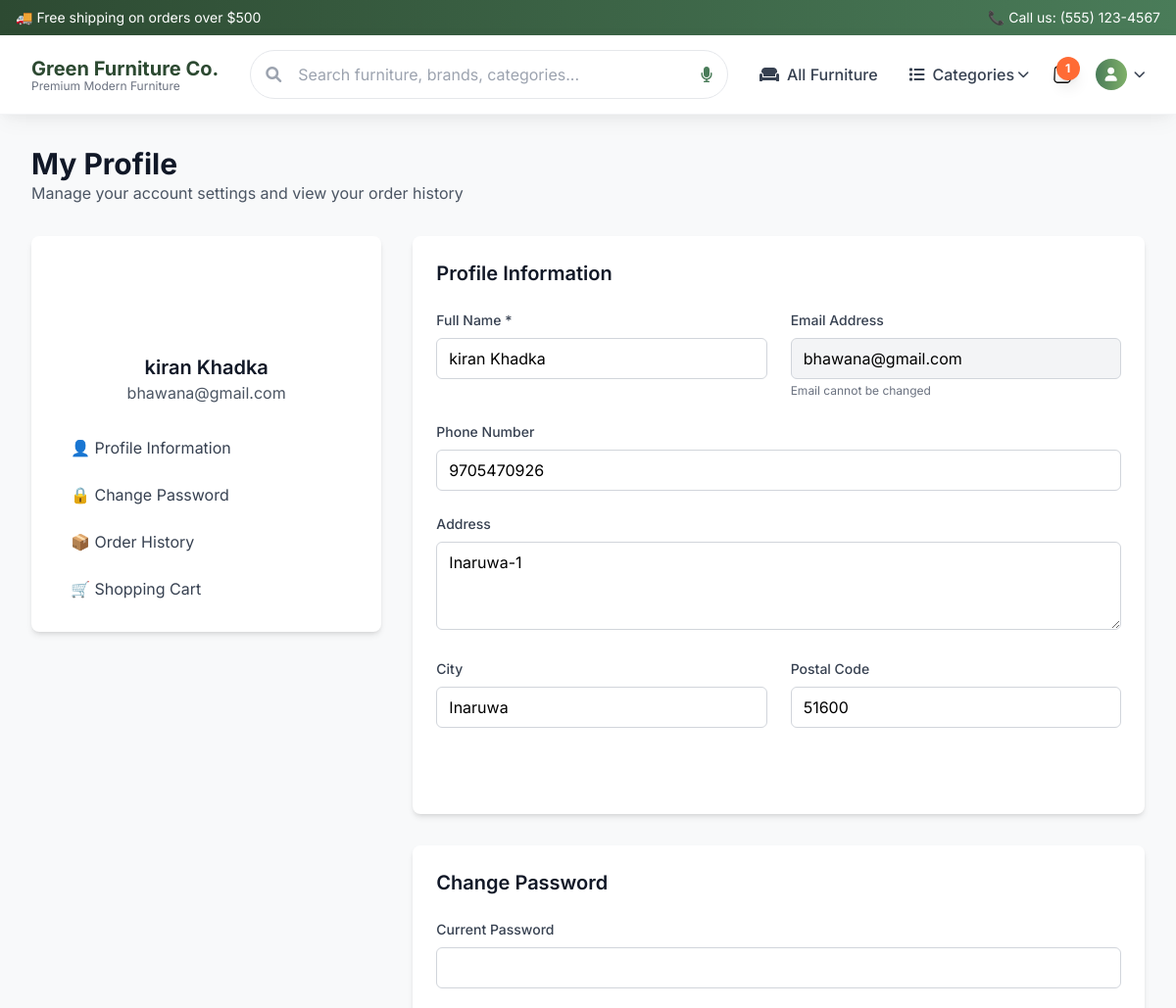
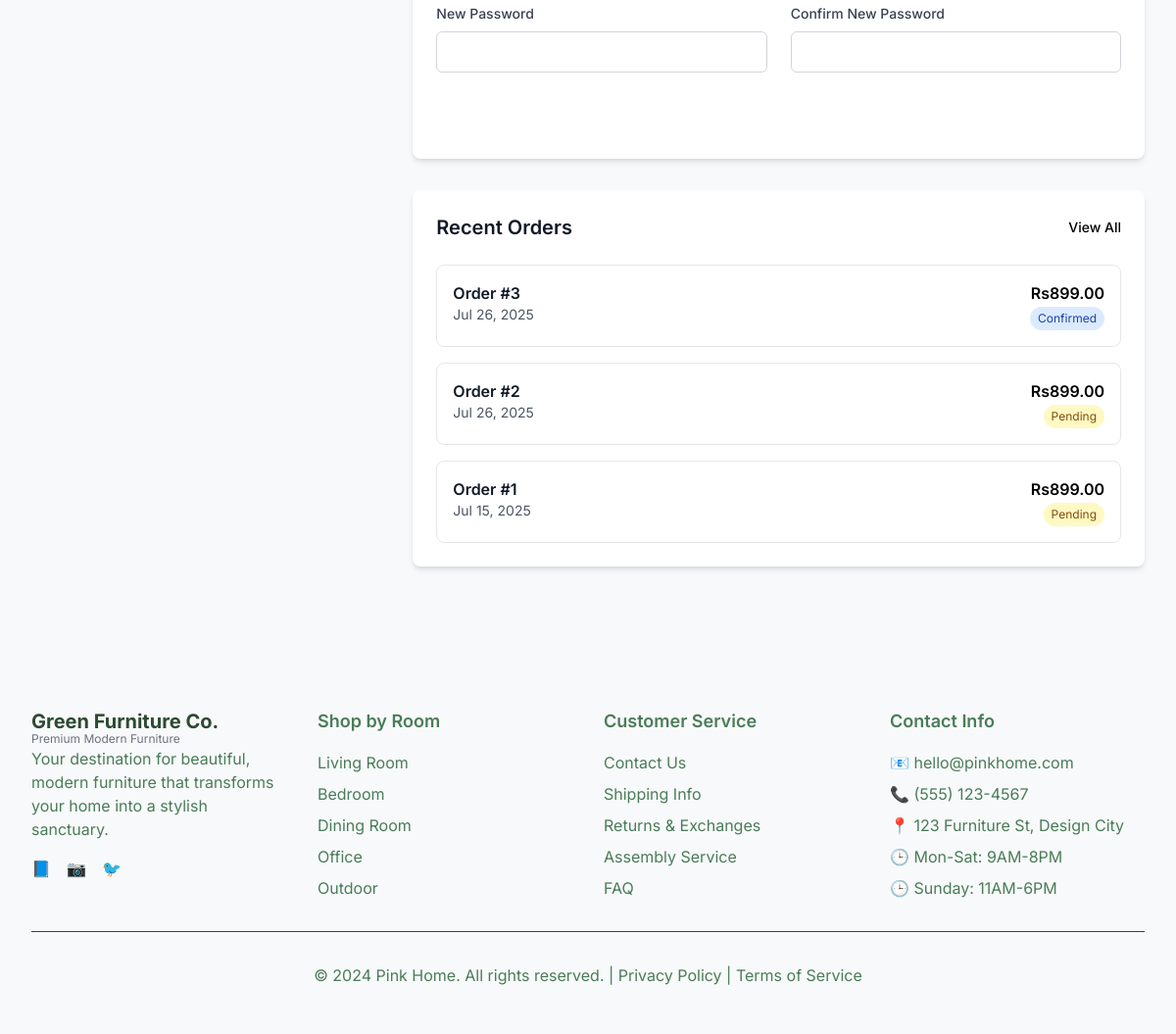
The app's page /profile.php (signed in) with its own data (2 pictures, top to bottom).
### tables this page shows
CREATE TABLE `users` (
  `id` int(11) NOT NULL,
  `full_name` varchar(100) NOT NULL,
  `email` varchar(100) NOT NULL,
  `password` varchar(255) NOT NULL,
  `phone` varchar(20) DEFAULT NULL,
  `address` text DEFAULT NULL,
  `city` varchar(50) DEFAULT NULL,
  `postal_code` varchar(10) DEFAULT NULL,
  `is_admin` tinyint(1) DEFAULT 0,
  `created_at` timestamp NOT NULL DEFAULT current_timestamp()
);

CREATE TABLE `orders` (
  `id` int(11) NOT NULL,
  `user_id` int(11) DEFAULT NULL,
  `total_amount` decimal(10,2) NOT NULL,
  `delivery_fee` decimal(10,2) DEFAULT 0.00,
  `status` enum('pending','confirmed','shipped','delivered','cancelled') DEFAULT 'pending',
  `delivery_address` text DEFAULT NULL,
  `delivery_date` date DEFAULT NULL,
  `created_at` timestamp NOT NULL DEFAULT current_timestamp()
);

### include/session.php (called while the page is built, shortened)
<?php
require_once __DIR__ . '/db.php';
function getCurrentUser() {
    $conn = getConnection();
    $stmt = $conn->prepare("SELECT * FROM users WHERE id = ?");
    $stmt->execute([$_SESSION['user_id']]);
    return $stmt->fetch();
}
?>

### include/db.php (called while the page is built, shortened)
<?php
function formatPrice($price) {
    return 'Rs' . number_format($price, 2);
}
?>

### profile.php (the view, shortened to what this page needs)
<?php
require_once 'include/session.php';
require_once 'include/header.php';
$user = getCurrentUser();
$conn = getConnection();
$stmt = $conn->prepare("SELECT * FROM orders WHERE user_id = ? ORDER BY created_at DESC LIMIT 5");
$stmt->execute([getCurrentUserId()]);
$recent_orders = $stmt->fetchAll();
?>
<div class="max-w-7xl mx-auto px-4 sm:px-6 lg:px-8 py-8">
    <div class="mb-8">
        <h1 class="text-3xl font-bold text-gray-900">My Profile</h1>
        <p class="text-gray-600">Manage your account settings and view your order history</p>
    </div>
    <div class="grid grid-cols-1 lg:grid-cols-3 gap-8">
        <div class="lg:col-span-1">
            <div class="bg-white rounded-lg shadow-md p-6">
                <div class="text-center mb-6">
                    <div class="w-20 h-20 bg-pink-primary rounded-full flex items-center justify-center mx-auto mb-4">
                        <span class="text-2xl text-white"><?php echo strtoupper(substr($user['full_name'], 0, 1)); ?></span>
                    </div>
                    <h2 class="text-xl font-semibold text-gray-900"><?php echo htmlspecialchars($user['full_name']); ?></h2>
                    <p class="text-gray-600"><?php echo htmlspecialchars($user['email']); ?></p>
                </div>
                <nav class="space-y-2">
                    <a href="#profile-info" class="block px-4 py-2 text-gray-700 hover:bg-pink-light rounded-md transition-colors">
                        👤 Profile Information
                    </a>
                    <a href="#change-password" class="block px-4 py-2 text-gray-700 hover:bg-pink-light rounded-md transition-colors">
                        🔒 Change Password
                    </a>
                    <a href="orders.php" class="block px-4 py-2 text-gray-700 hover:bg-pink-light rounded-md transition-colors">
                        📦 Order History
                    </a>
                    <a href="cart.php" class="block px-4 py-2 text-gray-700 hover:bg-pink-light rounded-md transition-colors">
                        🛒 Shopping Cart
                    </a>
                </nav>
            </div>
        </div>
        <div class="lg:col-span-2 space-y-8">
            <div id="profile-info" class="bg-white rounded-lg shadow-md p-6">
                <h2 class="text-xl font-semibold text-gray-900 mb-6">Profile Information</h2>
                <form method="POST" class="space-y-6">
                    <div class="grid grid-cols-1 md:grid-cols-2 gap-6">
                        <div>
                            <label class="block text-sm font-medium text-gray-700 mb-2">Full Name *</label>
                            <input type="text" name="full_name" required
                                   value="<?php echo htmlspecialchars($user['full_name']); ?>"
                                   class="w-full px-3 py-2 border border-gray-300 rounded-md focus:outline-none focus:ring-2 focus:ring-pink-primary">
                        </div>
                        <div>
                            <label class="block text-sm font-medium text-gray-700 mb-2">Email Address</label>
                            <input type="email" value="<?php echo htmlspecialchars($user['email']); ?>"
                                   class="w-full px-3 py-2 border border-gray-300 rounded-md bg-gray-100" readonly>
                            <p class="text-xs text-gray-500 mt-1">Email cannot be changed</p>
                        </div>
                    </div>
                    <div>
                        <label class="block text-sm font-medium text-gray-700 mb-2">Phone Number</label>
                        <input type="tel" name="phone"
                               value="<?php echo htmlspecialchars($user['phone'] ?? ''); ?>"
                               class="w-full px-3 py-2 border border-gray-300 rounded-md focus:outline-none focus:ring-2 focus:ring-pink-primary">
                    </div>
                    <div>
                        <label class="block text-sm font-medium text-gray-700 mb-2">Address</label>
                        <textarea name="address" rows="3"
                                  class="w-full px-3 py-2 border border-gray-300 rounded-md focus:outline-none focus:ring-2 focus:ring-pink-primary"><?php echo htmlspecialchars($user['address'] ?? ''); ?></textarea>
                    </div>
                    <div class="grid grid-cols-1 md:grid-cols-2 gap-6">
                        <div>
                            <label class="block text-sm font-medium text-gray-700 mb-2">City</label>
                            <input type="text" name="city"
                                   value="<?php echo htmlspecialchars($user['city'] ?? ''); ?>"
                                   class="w-full px-3 py-2 border border-gray-300 rounded-md focus:outline-none focus:ring-2 focus:ring-pink-primary">
                        </div>
                        <div>
                            <label class="block text-sm font-medium text-gray-700 mb-2">Postal Code</label>
                            <input type="text" name="postal_code"
                                   value="<?php echo htmlspecialchars($user['postal_code'] ?? ''); ?>"
                                   class="w-full px-3 py-2 border border-gray-300 rounded-md focus:outline-none focus:ring-2 focus:ring-pink-primary">
                        </div>
                    </div>
                    <button type="submit" class="bg-pink-primary text-white px-6 py-2 rounded-md hover:bg-pink-600 transition-colors">
                    </button>
                </form>
            </div>
            <div id="change-password" class="bg-white rounded-lg shadow-md p-6">
                <h2 class="text-xl font-semibold text-gray-900 mb-6">Change Password</h2>
                <form method="POST" class="space-y-6">
                    <div>
                        <label class="block text-sm font-medium text-gray-700 mb-2">Current Password</label>
                        <input type="password" name="current_password" required
                               class="w-full px-3 py-2 border border-gray-300 rounded-md focus:outline-none focus:ring-2 focus:ring-pink-primary">
                    </div>
                    <div class="grid grid-cols-1 md:grid-cols-2 gap-6">
                        <div>
                            <label class="block text-sm font-medium text-gray-700 mb-2">New Password</label>
                            <input type="password" name="new_password" required
                                   class="w-full px-3 py-2 border border-gray-300 rounded-md focus:outline-none focus:ring-2 focus:ring-pink-primary">
                        </div>
                        <div>
                            <label class="block text-sm font-medium text-gray-700 mb-2">Confirm New Password</label>
                            <input type="password" name="confirm_password" required
                                   class="w-full px-3 py-2 border border-gray-300 rounded-md focus:outline-none focus:ring-2 focus:ring-pink-primary">
                        </div>
                    </div>
                    <button type="submit" class="bg-pink-primary text-white px-6 py-2 rounded-md hover:bg-pink-600 transition-colors">
                    </button>
                </form>
            </div>
            <div class="bg-white rounded-lg shadow-md p-6">
                <div class="flex justify-between items-center mb-6">
                    <h2 class="text-xl font-semibold text-gray-900">Recent Orders</h2>
                    <a href="orders.php" class="text-pink-primary hover:text-pink-600 text-sm font-medium">View All</a>
                </div>
                <?php if (empty($recent_orders)): ?>
                    <div class="text-center py-8">
                        <div class="text-4xl mb-4">📦</div>
                        <p class="text-gray-600">No orders yet</p>
                        <a href="products.php" class="text-pink-primary hover:text-pink-600 text-sm font-medium">Start Shopping</a>
                    </div>
                <?php else: ?>
                    <div class="space-y-4">
                        <?php foreach ($recent_orders as $order): ?>
                            <div class="border border-gray-200 rounded-lg p-4">
                                <div class="flex justify-between items-start">
                                    <div>
                                        <p class="font-semibold text-gray-900">Order #<?php echo $order['id']; ?></p>
                                        <p class="text-sm text-gray-600">
                                            <?php echo date('M j, Y', strtotime($order['created_at'])); ?>
                                        </p>
                                    </div>
                                    <div class="text-right">
                                        <p class="font-semibold text-pink-primary"><?php echo formatPrice($order['total_amount']); ?></p>
                                        <span class="inline-block px-2 py-1 text-xs rounded-full
                                            <?php
                                            switch($order['status']) {
                                                case 'pending': echo 'bg-yellow-100 text-yellow-800'; break;
                                                case 'confirmed': echo 'bg-blue-100 text-blue-800'; break;
                                            }
                                            ?>">
                                            <?php echo ucfirst($order['status']); ?>
                                        </span>
                                    </div>
                                </div>
                            </div>
                        <?php endforeach; ?>
                    </div>
                <?php endif; ?>
            </div>
        </div>
    </div>
</div>
<?php require_once 'include/footer.php'; ?>

### records on screen
users: full_name "kiran Khadka", email "bhawana@gmail.com", phone "9705470926", address "Inaruwa-1", city "Inaruwa", postal_code "51600"
orders: id "3", created_at "Jul 26, 2025", total_amount "Rs899.00", status "Confirmed"
orders: id "2", created_at "Jul 26, 2025", total_amount "Rs899.00", status "Pending"
orders: id "1", created_at "Jul 15, 2025", total_amount "Rs899.00", status "Pending"

### other values on screen
$cartCount "1"
